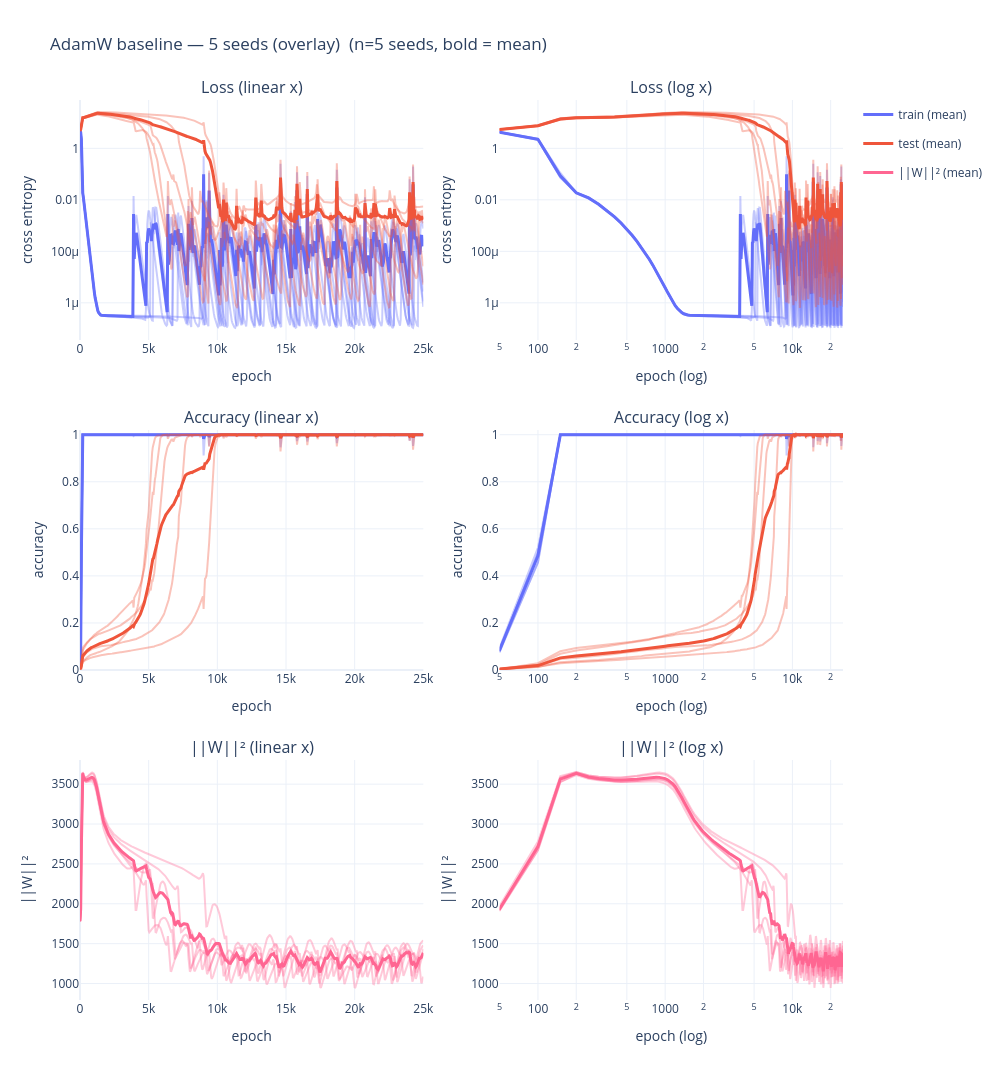

Write notebook code for a chart like this one.
### Code cell
plots.plot_seeds_overlay(results,
                    title="AdamW baseline — 5 seeds (overlay)",
                    aggregate='mean')

# plots.plot_seeds_overlay(results,
#                     title="AdamW baseline — 5 seeds (band)",
#                     aggregate='min_max')


# plots.plot_seeds_overlay(results,
#                     include_l2_norm=False)

### Figure 1 — Plotly figure (JSON) as saved in the notebook; plotly's stock layout.template omitted (floating-point values rounded to 4 significant figures; data arrays with more than 128 entries replaced by an {"elided": "..."} marker saying what was removed)
{"data": [{"legendgroup": "train", "line": {"color": "#636EFA"}, "mode": "lines", "name": "train seed 0", "opacity": 0.35, "showlegend": false, "type": "scatter", "x": {"elided": "501 int values"}, "xaxis": "x", "y": {"elided": "501 float values"}, "yaxis": "y"}, {"legendgroup": "train", "line": {"color": "#636EFA"}, "mode": "lines", "name": "train seed 1", "opacity": 0.35, "showlegend": false, "type": "scatter", "x": {"elided": "501 int values"}, "xaxis": "x", "y": {"elided": "501 float values"}, "yaxis": "y"}, {"legendgroup": "train", "line": {"color": "#636EFA"}, "mode": "lines", "name": "train seed 2", "opacity": 0.35, "showlegend": false, "type": "scatter", "x": {"elided": "501 int values"}, "xaxis": "x", "y": {"elided": "501 float values"}, "yaxis": "y"}, {"legendgroup": "train", "line": {"color": "#636EFA"}, "mode": "lines", "name": "train seed 3", "opacity": 0.35, "showlegend": false, "type": "scatter", "x": {"elided": "501 int values"}, "xaxis": "x", "y": {"elided": "501 float values"}, "yaxis": "y"}, {"legendgroup": "train", "line": {"color": "#636EFA"}, "mode": "lines", "name": "train seed 4", "opacity": 0.35, "showlegend": false, "type": "scatter", "x": {"elided": "501 int values"}, "xaxis": "x", "y": {"elided": "501 float values"}, "yaxis": "y"}, {"legendgroup": "train", "line": {"color": "#636EFA", "width": 3}, "mode": "lines", "name": "train (mean)", "showlegend": true, "type": "scatter", "x": {"elided": "501 int values"}, "xaxis": "x", "y": {"elided": "501 float values"}, "yaxis": "y"}, {"legendgroup": "test", "line": {"color": "#EF553B"}, "mode": "lines", "name": "test seed 0", "opacity": 0.35, "showlegend": false, "type": "scatter", "x": {"elided": "501 int values"}, "xaxis": "x", "y": {"elided": "501 float values"}, "yaxis": "y"}, {"legendgroup": "test", "line": {"color": "#EF553B"}, "mode": "lines", "name": "test seed 1", "opacity": 0.35, "showlegend": false, "type": "scatter", "x": {"elided": "501 int values"}, "xaxis": "x", "y": {"elided": "501 float values"}, "yaxis": "y"}, {"legendgroup": "test", "line": {"color": "#EF553B"}, "mode": "lines", "name": "test seed 2", "opacity": 0.35, "showlegend": false, "type": "scatter", "x": {"elided": "501 int values"}, "xaxis": "x", "y": {"elided": "501 float values"}, "yaxis": "y"}, {"legendgroup": "test", "line": {"color": "#EF553B"}, "mode": "lines", "name": "test seed 3", "opacity": 0.35, "showlegend": false, "type": "scatter", "x": {"elided": "501 int values"}, "xaxis": "x", "y": {"elided": "501 float values"}, "yaxis": "y"}, {"legendgroup": "test", "line": {"color": "#EF553B"}, "mode": "lines", "name": "test seed 4", "opacity": 0.35, "showlegend": false, "type": "scatter", "x": {"elided": "501 int values"}, "xaxis": "x", "y": {"elided": "501 float values"}, "yaxis": "y"}, {"legendgroup": "test", "line": {"color": "#EF553B", "width": 3}, "mode": "lines", "name": "test (mean)", "showlegend": true, "type": "scatter", "x": {"elided": "501 int values"}, "xaxis": "x", "y": {"elided": "501 float values"}, "yaxis": "y"}, {"legendgroup": "train", "line": {"color": "#636EFA"}, "mode": "lines", "name": "train seed 0", "opacity": 0.35, "showlegend": false, "type": "scatter", "x": {"elided": "501 int values"}, "xaxis": "x2", "y": {"elided": "501 float values"}, "yaxis": "y2"}, {"legendgroup": "train", "line": {"color": "#636EFA"}, "mode": "lines", "name": "train seed 1", "opacity": 0.35, "showlegend": false, "type": "scatter", "x": {"elided": "501 int values"}, "xaxis": "x2", "y": {"elided": "501 float values"}, "yaxis": "y2"}, {"legendgroup": "train", "line": {"color": "#636EFA"}, "mode": "lines", "name": "train seed 2", "opacity": 0.35, "showlegend": false, "type": "scatter", "x": {"elided": "501 int values"}, "xaxis": "x2", "y": {"elided": "501 float values"}, "yaxis": "y2"}, {"legendgroup": "train", "line": {"color": "#636EFA"}, "mode": "lines", "name": "train seed 3", "opacity": 0.35, "showlegend": false, "type": "scatter", "x": {"elided": "501 int values"}, "xaxis": "x2", "y": {"elided": "501 float values"}, "yaxis": "y2"}, {"legendgroup": "train", "line": {"color": "#636EFA"}, "mode": "lines", "name": "train seed 4", "opacity": 0.35, "showlegend": false, "type": "scatter", "x": {"elided": "501 int values"}, "xaxis": "x2", "y": {"elided": "501 float values"}, "yaxis": "y2"}, {"legendgroup": "train", "line": {"color": "#636EFA", "width": 3}, "mode": "lines", "name": "train (mean)", "showlegend": false, "type": "scatter", "x": {"elided": "501 int values"}, "xaxis": "x2", "y": {"elided": "501 float values"}, "yaxis": "y2"}, {"legendgroup": "test", "line": {"color": "#EF553B"}, "mode": "lines", "name": "test seed 0", "opacity": 0.35, "showlegend": false, "type": "scatter", "x": {"elided": "501 int values"}, "xaxis": "x2", "y": {"elided": "501 float values"}, "yaxis": "y2"}, {"legendgroup": "test", "line": {"color": "#EF553B"}, "mode": "lines", "name": "test seed 1", "opacity": 0.35, "showlegend": false, "type": "scatter", "x": {"elided": "501 int values"}, "xaxis": "x2", "y": {"elided": "501 float values"}, "yaxis": "y2"}, {"legendgroup": "test", "line": {"color": "#EF553B"}, "mode": "lines", "name": "test seed 2", "opacity": 0.35, "showlegend": false, "type": "scatter", "x": {"elided": "501 int values"}, "xaxis": "x2", "y": {"elided": "501 float values"}, "yaxis": "y2"}, {"legendgroup": "test", "line": {"color": "#EF553B"}, "mode": "lines", "name": "test seed 3", "opacity": 0.35, "showlegend": false, "type": "scatter", "x": {"elided": "501 int values"}, "xaxis": "x2", "y": {"elided": "501 float values"}, "yaxis": "y2"}, {"legendgroup": "test", "line": {"color": "#EF553B"}, "mode": "lines", "name": "test seed 4", "opacity": 0.35, "showlegend": false, "type": "scatter", "x": {"elided": "501 int values"}, "xaxis": "x2", "y": {"elided": "501 float values"}, "yaxis": "y2"}, {"legendgroup": "test", "line": {"color": "#EF553B", "width": 3}, "mode": "lines", "name": "test (mean)", "showlegend": false, "type": "scatter", "x": {"elided": "501 int values"}, "xaxis": "x2", "y": {"elided": "501 float values"}, "yaxis": "y2"}, {"legendgroup": "train", "line": {"color": "#636EFA"}, "mode": "lines", "name": "train seed 0", "opacity": 0.35, "showlegend": false, "type": "scatter", "x": {"elided": "501 int values"}, "xaxis": "x3", "y": {"elided": "501 float values"}, "yaxis": "y3"}, {"legendgroup": "train", "line": {"color": "#636EFA"}, "mode": "lines", "name": "train seed 1", "opacity": 0.35, "showlegend": false, "type": "scatter", "x": {"elided": "501 int values"}, "xaxis": "x3", "y": {"elided": "501 float values"}, "yaxis": "y3"}, {"legendgroup": "train", "line": {"color": "#636EFA"}, "mode": "lines", "name": "train seed 2", "opacity": 0.35, "showlegend": false, "type": "scatter", "x": {"elided": "501 int values"}, "xaxis": "x3", "y": {"elided": "501 float values"}, "yaxis": "y3"}, {"legendgroup": "train", "line": {"color": "#636EFA"}, "mode": "lines", "name": "train seed 3", "opacity": 0.35, "showlegend": false, "type": "scatter", "x": {"elided": "501 int values"}, "xaxis": "x3", "y": {"elided": "501 float values"}, "yaxis": "y3"}, {"legendgroup": "train", "line": {"color": "#636EFA"}, "mode": "lines", "name": "train seed 4", "opacity": 0.35, "showlegend": false, "type": "scatter", "x": {"elided": "501 int values"}, "xaxis": "x3", "y": {"elided": "501 float values"}, "yaxis": "y3"}, {"legendgroup": "train", "line": {"color": "#636EFA", "width": 3}, "mode": "lines", "name": "train (mean)", "showlegend": false, "type": "scatter", "x": {"elided": "501 int values"}, "xaxis": "x3", "y": {"elided": "501 float values"}, "yaxis": "y3"}, {"legendgroup": "test", "line": {"color": "#EF553B"}, "mode": "lines", "name": "test seed 0", "opacity": 0.35, "showlegend": false, "type": "scatter", "x": {"elided": "501 int values"}, "xaxis": "x3", "y": {"elided": "501 float values"}, "yaxis": "y3"}, {"legendgroup": "test", "line": {"color": "#EF553B"}, "mode": "lines", "name": "test seed 1", "opacity": 0.35, "showlegend": false, "type": "scatter", "x": {"elided": "501 int values"}, "xaxis": "x3", "y": {"elided": "501 float values"}, "yaxis": "y3"}, {"legendgroup": "test", "line": {"color": "#EF553B"}, "mode": "lines", "name": "test seed 2", "opacity": 0.35, "showlegend": false, "type": "scatter", "x": {"elided": "501 int values"}, "xaxis": "x3", "y": {"elided": "501 float values"}, "yaxis": "y3"}, {"legendgroup": "test", "line": {"color": "#EF553B"}, "mode": "lines", "name": "test seed 3", "opacity": 0.35, "showlegend": false, "type": "scatter", "x": {"elided": "501 int values"}, "xaxis": "x3", "y": {"elided": "501 float values"}, "yaxis": "y3"}, {"legendgroup": "test", "line": {"color": "#EF553B"}, "mode": "lines", "name": "test seed 4", "opacity": 0.35, "showlegend": false, "type": "scatter", "x": {"elided": "501 int values"}, "xaxis": "x3", "y": {"elided": "501 float values"}, "yaxis": "y3"}, {"legendgroup": "test", "line": {"color": "#EF553B", "width": 3}, "mode": "lines", "name": "test (mean)", "showlegend": false, "type": "scatter", "x": {"elided": "501 int values"}, "xaxis": "x3", "y": {"elided": "501 float values"}, "yaxis": "y3"}, {"legendgroup": "train", "line": {"color": "#636EFA"}, "mode": "lines", "name": "train seed 0", "opacity": 0.35, "showlegend": false, "type": "scatter", "x": {"elided": "501 int values"}, "xaxis": "x4", "y": {"elided": "501 float values"}, "yaxis": "y4"}, {"legendgroup": "train", "line": {"color": "#636EFA"}, "mode": "lines", "name": "train seed 1", "opacity": 0.35, "showlegend": false, "type": "scatter", "x": {"elided": "501 int values"}, "xaxis": "x4", "y": {"elided": "501 float values"}, "yaxis": "y4"}, {"legendgroup": "train", "line": {"color": "#636EFA"}, "mode": "lines", "name": "train seed 2", "opacity": 0.35, "showlegend": false, "type": "scatter", "x": {"elided": "501 int values"}, "xaxis": "x4", "y": {"elided": "501 float values"}, "yaxis": "y4"}, {"legendgroup": "train", "line": {"color": "#636EFA"}, "mode": "lines", "name": "train seed 3", "opacity": 0.35, "showlegend": false, "type": "scatter", "x": {"elided": "501 int values"}, "xaxis": "x4", "y": {"elided": "501 float values"}, "yaxis": "y4"}, {"legendgroup": "train", "line": {"color": "#636EFA"}, "mode": "lines", "name": "train seed 4", "opacity": 0.35, "showlegend": false, "type": "scatter", "x": {"elided": "501 int values"}, "xaxis": "x4", "y": {"elided": "501 float values"}, "yaxis": "y4"}, {"legendgroup": "train", "line": {"color": "#636EFA", "width": 3}, "mode": "lines", "name": "train (mean)", "showlegend": false, "type": "scatter", "x": {"elided": "501 int values"}, "xaxis": "x4", "y": {"elided": "501 float values"}, "yaxis": "y4"}, {"legendgroup": "test", "line": {"color": "#EF553B"}, "mode": "lines", "name": "test seed 0", "opacity": 0.35, "showlegend": false, "type": "scatter", "x": {"elided": "501 int values"}, "xaxis": "x4", "y": {"elided": "501 float values"}, "yaxis": "y4"}, {"legendgroup": "test", "line": {"color": "#EF553B"}, "mode": "lines", "name": "test seed 1", "opacity": 0.35, "showlegend": false, "type": "scatter", "x": {"elided": "501 int values"}, "xaxis": "x4", "y": {"elided": "501 float values"}, "yaxis": "y4"}, {"legendgroup": "test", "line": {"color": "#EF553B"}, "mode": "lines", "name": "test seed 2", "opacity": 0.35, "showlegend": false, "type": "scatter", "x": {"elided": "501 int values"}, "xaxis": "x4", "y": {"elided": "501 float values"}, "yaxis": "y4"}, {"legendgroup": "test", "line": {"color": "#EF553B"}, "mode": "lines", "name": "test seed 3", "opacity": 0.35, "showlegend": false, "type": "scatter", "x": {"elided": "501 int values"}, "xaxis": "x4", "y": {"elided": "501 float values"}, "yaxis": "y4"}, {"legendgroup": "test", "line": {"color": "#EF553B"}, "mode": "lines", "name": "test seed 4", "opacity": 0.35, "showlegend": false, "type": "scatter", "x": {"elided": "501 int values"}, "xaxis": "x4", "y": {"elided": "501 float values"}, "yaxis": "y4"}, {"legendgroup": "test", "line": {"color": "#EF553B", "width": 3}, "mode": "lines", "name": "test (mean)", "showlegend": false, "type": "scatter", "x": {"elided": "501 int values"}, "xaxis": "x4", "y": {"elided": "501 float values"}, "yaxis": "y4"}, {"legendgroup": "||W||²", "line": {"color": "#FF6692"}, "mode": "lines", "name": "||W||² seed 0", "opacity": 0.35, "showlegend": false, "type": "scatter", "x": {"elided": "501 int values"}, "xaxis": "x5", "y": {"elided": "501 float values"}, "yaxis": "y5"}, {"legendgroup": "||W||²", "line": {"color": "#FF6692"}, "mode": "lines", "name": "||W||² seed 1", "opacity": 0.35, "showlegend": false, "type": "scatter", "x": {"elided": "501 int values"}, "xaxis": "x5", "y": {"elided": "501 float values"}, "yaxis": "y5"}, {"legendgroup": "||W||²", "line": {"color": "#FF6692"}, "mode": "lines", "name": "||W||² seed 2", "opacity": 0.35, "showlegend": false, "type": "scatter", "x": {"elided": "501 int values"}, "xaxis": "x5", "y": {"elided": "501 float values"}, "yaxis": "y5"}, {"legendgroup": "||W||²", "line": {"color": "#FF6692"}, "mode": "lines", "name": "||W||² seed 3", "opacity": 0.35, "showlegend": false, "type": "scatter", "x": {"elided": "501 int values"}, "xaxis": "x5", "y": {"elided": "501 float values"}, "yaxis": "y5"}, {"legendgroup": "||W||²", "line": {"color": "#FF6692"}, "mode": "lines", "name": "||W||² seed 4", "opacity": 0.35, "showlegend": false, "type": "scatter", "x": {"elided": "501 int values"}, "xaxis": "x5", "y": {"elided": "501 float values"}, "yaxis": "y5"}, {"legendgroup": "||W||²", "line": {"color": "#FF6692", "width": 3}, "mode": "lines", "name": "||W||² (mean)", "showlegend": true, "type": "scatter", "x": {"elided": "501 int values"}, "xaxis": "x5", "y": {"elided": "501 float values"}, "yaxis": "y5"}, {"legendgroup": "||W||²", "line": {"color": "#FF6692"}, "mode": "lines", "name": "||W||² seed 0", "opacity": 0.35, "showlegend": false, "type": "scatter", "x": {"elided": "501 int values"}, "xaxis": "x6", "y": {"elided": "501 float values"}, "yaxis": "y6"}, {"legendgroup": "||W||²", "line": {"color": "#FF6692"}, "mode": "lines", "name": "||W||² seed 1", "opacity": 0.35, "showlegend": false, "type": "scatter", "x": {"elided": "501 int values"}, "xaxis": "x6", "y": {"elided": "501 float values"}, "yaxis": "y6"}, {"legendgroup": "||W||²", "line": {"color": "#FF6692"}, "mode": "lines", "name": "||W||² seed 2", "opacity": 0.35, "showlegend": false, "type": "scatter", "x": {"elided": "501 int values"}, "xaxis": "x6", "y": {"elided": "501 float values"}, "yaxis": "y6"}, {"legendgroup": "||W||²", "line": {"color": "#FF6692"}, "mode": "lines", "name": "||W||² seed 3", "opacity": 0.35, "showlegend": false, "type": "scatter", "x": {"elided": "501 int values"}, "xaxis": "x6", "y": {"elided": "501 float values"}, "yaxis": "y6"}, {"legendgroup": "||W||²", "line": {"color": "#FF6692"}, "mode": "lines", "name": "||W||² seed 4", "opacity": 0.35, "showlegend": false, "type": "scatter", "x": {"elided": "501 int values"}, "xaxis": "x6", "y": {"elided": "501 float values"}, "yaxis": "y6"}, {"legendgroup": "||W||²", "line": {"color": "#FF6692", "width": 3}, "mode": "lines", "name": "||W||² (mean)", "showlegend": false, "type": "scatter", "x": {"elided": "501 int values"}, "xaxis": "x6", "y": {"elided": "501 float values"}, "yaxis": "y6"}], "layout": {"annotations": [{"font": {"size": 16}, "showarrow": false, "text": "Loss (linear x)", "x": 0.225, "xanchor": "center", "xref": "paper", "y": 1, "yanchor": "bottom", "yref": "paper"}, {"font": {"size": 16}, "showarrow": false, "text": "Loss (log x)", "x": 0.775, "xanchor": "center", "xref": "paper", "y": 1, "yanchor": "bottom", "yref": "paper"}, {"font": {"size": 16}, "showarrow": false, "text": "Accuracy (linear x)", "x": 0.225, "xanchor": "center", "xref": "paper", "y": 0.6333, "yanchor": "bottom", "yref": "paper"}, {"font": {"size": 16}, "showarrow": false, "text": "Accuracy (log x)", "x": 0.775, "xanchor": "center", "xref": "paper", "y": 0.6333, "yanchor": "bottom", "yref": "paper"}, {"font": {"size": 16}, "showarrow": false, "text": "||W||² (linear x)", "x": 0.225, "xanchor": "center", "xref": "paper", "y": 0.2667, "yanchor": "bottom", "yref": "paper"}, {"font": {"size": 16}, "showarrow": false, "text": "||W||² (log x)", "x": 0.775, "xanchor": "center", "xref": "paper", "y": 0.2667, "yanchor": "bottom", "yref": "paper"}], "height": 1080, "title": {"text": "AdamW baseline — 5 seeds (overlay)  (n=5 seeds, bold = mean)"}, "width": 1000, "xaxis": {"anchor": "y", "domain": [0, 0.45], "title": {"text": "epoch"}, "type": "linear"}, "xaxis2": {"anchor": "y2", "domain": [0.55, 1], "title": {"text": "epoch (log)"}, "type": "log"}, "xaxis3": {"anchor": "y3", "domain": [0, 0.45], "title": {"text": "epoch"}, "type": "linear"}, "xaxis4": {"anchor": "y4", "domain": [0.55, 1], "title": {"text": "epoch (log)"}, "type": "log"}, "xaxis5": {"anchor": "y5", "domain": [0, 0.45], "title": {"text": "epoch"}, "type": "linear"}, "xaxis6": {"anchor": "y6", "domain": [0.55, 1], "title": {"text": "epoch (log)"}, "type": "log"}, "yaxis": {"anchor": "x", "domain": [0.7333, 1], "title": {"text": "cross entropy"}, "type": "log"}, "yaxis2": {"anchor": "x2", "domain": [0.7333, 1], "title": {"text": "cross entropy"}, "type": "log"}, "yaxis3": {"anchor": "x3", "domain": [0.3667, 0.6333], "range": [0, 1.02], "title": {"text": "accuracy"}}, "yaxis4": {"anchor": "x4", "domain": [0.3667, 0.6333], "range": [0, 1.02], "title": {"text": "accuracy"}}, "yaxis5": {"anchor": "x5", "domain": [0, 0.2667], "title": {"text": "||W||²"}}, "yaxis6": {"anchor": "x6", "domain": [0, 0.2667], "title": {"text": "||W||²"}}}}
